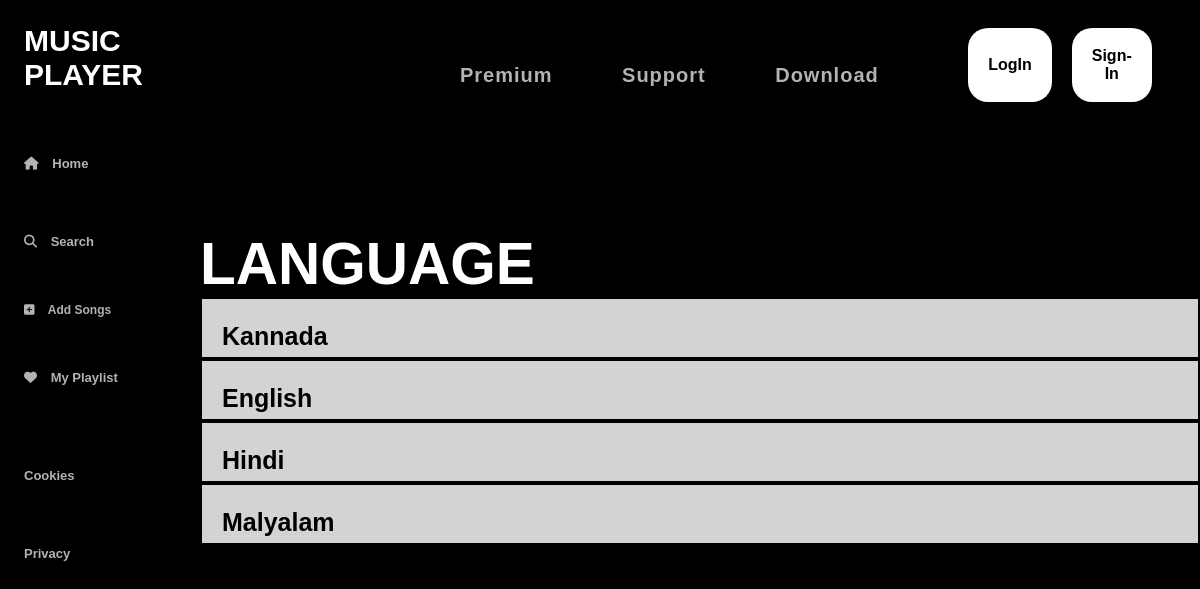
Page /language.php on the committed database.
### tables this page shows
CREATE TABLE `tb_language` (
  `lang_id` int(3) NOT NULL,
  `lang_name` varchar(30) NOT NULL
);

### language.php (the view, shortened to what this page needs)
<!DOCTYPE html>
<html lang="en">
  <head>
    <link rel="stylesheet" href="style4.css">
  </head>
  <body>
  <div class="sidebar">
      <div class="logo">
        <a href="#" style="text-decoration : none"><h2>MUSIC PLAYER</h2></a>
      </div>
      <div class="navigation" id="upper">
        <ul>
          <li>
            <a href="#" onclick="window.location.href='home.php';">
              <i class="fa-solid fa-home"></i>
              <span>Home</span>
            </a>
          </li>
          <li>
            <a href="search.php">
              <i class="fa fa-search"></i>
              <span>Search</span>
            </a>
          </li>
          <?php
        	if(!empty($_SESSION['id']))
		      {
?>
          <a href="playlist_demo.php">
              <i class="fa fas fa-plus-square"></i>
              <span>Add Songs</span>
            </a>
          </li>
          <?php } else {?>
            <a href="#" style="color:#b3b3b3;text-decoration:none;font-size:12px; font-weight:bold;">
              <i class="fa fas fa-plus-square"></i>
              &nbsp;&nbsp;&nbsp;<span>Add Songs</span>
            </a>
          <?php } ?>
          <li>
          <a href="disp_play.php">
              <i class="fa fa fa-heart"></i>
              <span>My Playlist</span>
            </a>
          </li>
          </ul>
          <ul>
        <li><a href="#">Cookies</a></li>
          <li><a href="#">Privacy</a></li>
        </ul>
      </div>
    </div>
    <div class="main-container">
      <div class="topbar">
            <?php
		if(!empty($_SESSION['m']) && !empty($_SESSION['p']))
		{
?>
    <div class="main-container">
      <div class="topbar">
        <div class="prev-next-buttons" id="msg">
        </div>
        <div class="navbar">
          <ul>
            <li>
              <a
                href="playlist_demo.php">Premium</a>
            </li>&nbsp;&nbsp;&nbsp;&nbsp;&nbsp;
            <li><a href="#">Support</a></li>&nbsp;&nbsp;&nbsp;&nbsp;&nbsp;
            <li><a href="RazorPay/payment-form.php">Download</a>&nbsp;&nbsp;&nbsp;&nbsp;&nbsp;</li>
          <button onclick="window.location.href='logout.php'">Logout
          </button>
        </div>
      </div>
<?php } else {
  ?>
<div class="main-container">
      <div class="topbar">
        <div class="navbar">
          <ul>
            <li>
              <a
                href="#"
                onclick="window.location.href='RazorPay/payment-form.php';">Premium</a>
            </li>&nbsp;&nbsp;&nbsp;&nbsp;&nbsp;
            <li><a href="#">Support</a></li>&nbsp;&nbsp;&nbsp;&nbsp;&nbsp;
            <li><a href="RazorPay/payment-form.php">Download</a></li>&nbsp;&nbsp;&nbsp;&nbsp;&nbsp;
          <button onclick="document.getElementById('login_modal').style.display='block'">
            LogIn
          </button>
	<button onclick="window.location.href='signup.php';">
            Sign-In
          </button>
        </div>
      </div>
<?php } ?>
        </div>
      </div>
      <h3 style="text-align:left;color:white">LANGUAGE</h3>
      <?php
   @$conn=@mysqli_connect("localhost","root","","db_project");
   @$ins="SELECT * FROM tb_language";
   @$result=@mysqli_query($conn,$ins);
   while($value=@mysqli_fetch_array($result))
   {
?>
<div >
  <table align="center" width="100%"  style="background-color:black; border-color:white; border-top:none; border-left:none; border-right:none; border-top-color:black; border-right-color:black; border-left-color:black;">
        <tr class="song_disp">
            <td>
            <a class="song_link" href="audio.php?la=<?php echo $value['lang_id'];?>"><?php echo $value['lang_name'];?></a>
            </td>
        </tr>
    </table>
   </div>
    <?php } ?>
  </body>
</html>

### style4.css (style rules this page uses)
.song_disp { background-color:lightgrey; width:75%; }
.song_link { color:black; font-size: 25px; font-weight: bold; text-decoration: none; margin-left: 20px; }
h2 { color: white; font-size: 30px; }
* { padding: 0; margin: 0; }
body { background-color: black; font-family: "Montserrat", sans-serif; font-size: 50px; }
.sidebar { position: fixed; left: 0; top: 0; bottom: 0; width: 100px; background-color: black; padding: 24px; }
.sidebar .navigation ul { list-style: none; margin-top: 20px; }
.sidebar .navigation ul li { padding: 10px 0; }
.sidebar .navigation ul li a { color: #b3b3b3; text-decoration: none; font-weight: bold; font-size: 13px; }
.sidebar .navigation ul li a span { padding-left: 10px; }
.main-container { background-color: black; margin-left: 200px; margin-bottom: 100px; }
.topbar { display: flex; justify-content: space-between; background-color: black; text-align: right; padding: 14px 30px; }
.topbar .navbar { display: flex; align-items: center; }
.topbar .navbar ul { display: flex; list-style: none; }
.topbar .navbar ul li { display: inline-block; margin: 8px 0px; width:100%; }
.topbar .navbar ul li a { color: #b3b3b3; text-decoration: none; font-weight: bold; font-size: 20px; letter-spacing: 1px; word-spacing: 12px; }
.topbar .navbar button { background-color:white; color: #000000; font-size: 16px; font-weight: bold; padding: 14px 20px; border-radius: 20px; border: 0px; cursor: pointer; margin-left: 20px; }

### rows in the picture
tb_language: lang_name "Kannada"
tb_language: lang_name "English"
tb_language: lang_name "Hindi"
tb_language: lang_name "Malyalam"
